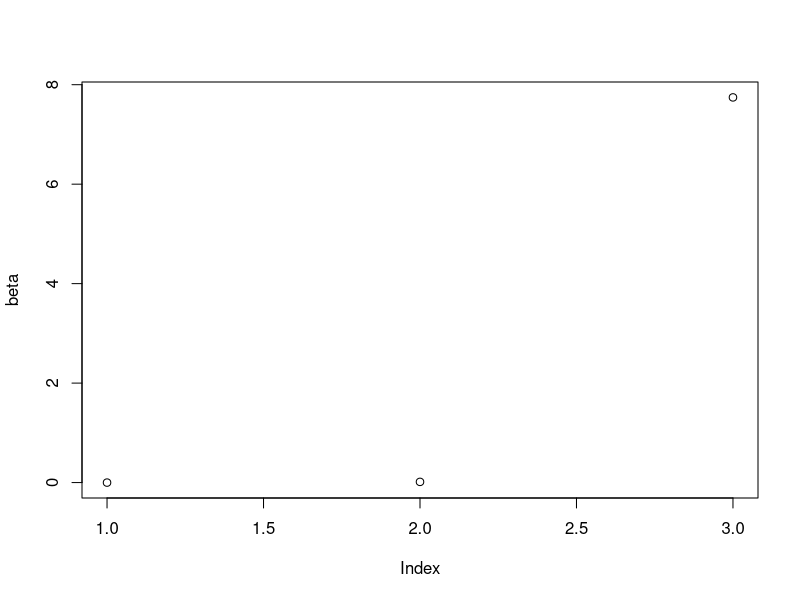

Generate this figure with R: (Note: this script raises an error after producing the figure.)

X<-state.x77[,1:3]
Y<-state.x77[,4]


beta<-solve(t(X)%*%X)%*%t(X)%*%Y
plot(beta)

state.x77<-data.frame(state.x77)
lg<-lm(state.x77[4,]~state.x77[,1]+state.x77[,2]+state.x77[,3])

plot(lm(state.x77$Life.Exp ~ state.x77$Population+state.x77$Income+state.x77$Illiteracy, # regression formula
   data= state.x77))



